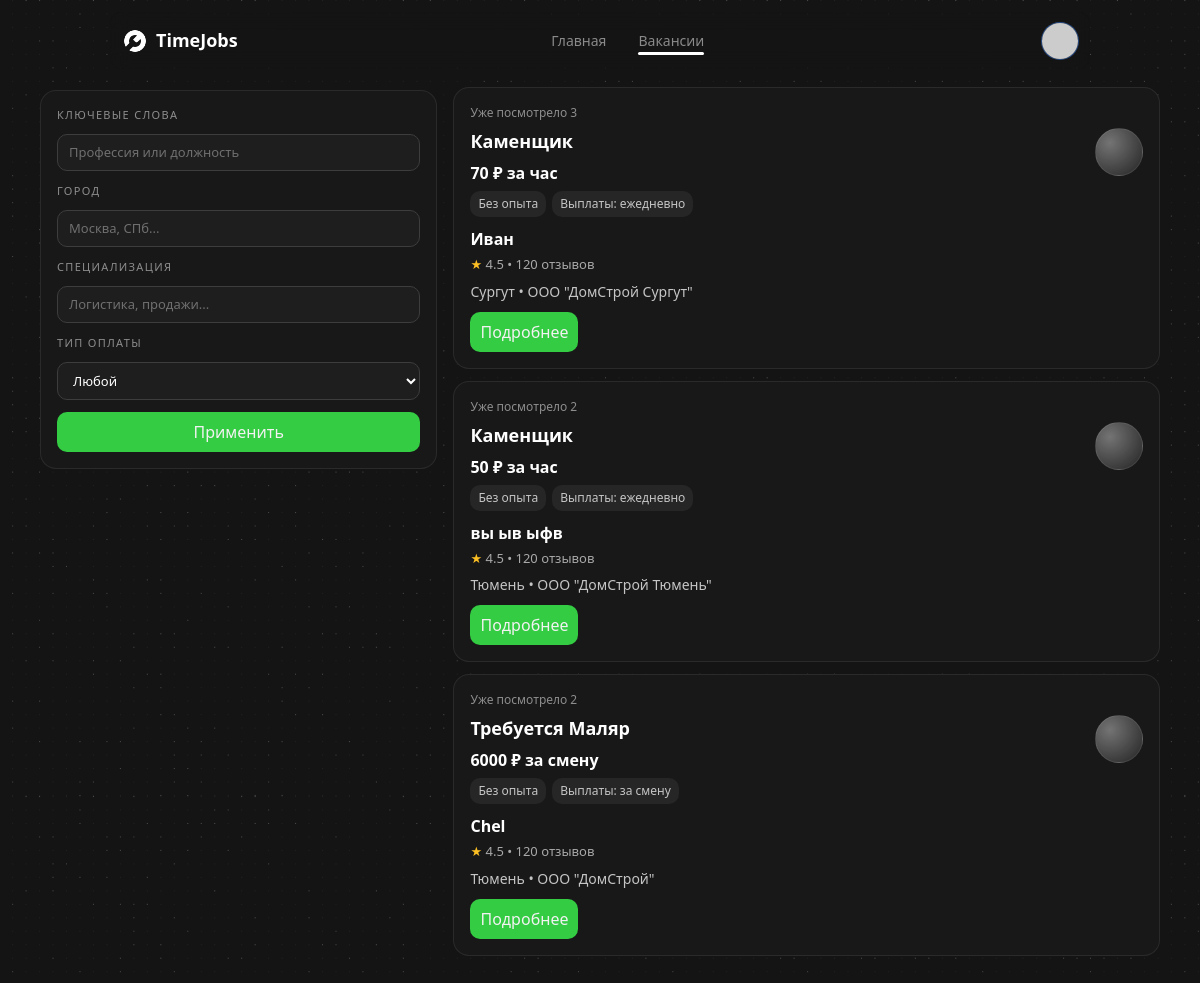
/vacancies, run on the app's committed database.
### app.py (models this page shows)
class Job(db.Model):
    id = db.Column(db.Integer, primary_key=True)
    employer_id = db.Column(db.Integer, db.ForeignKey('user.id'), nullable=False)
    title = db.Column(db.String(200), nullable=False)
    description = db.Column(db.Text)
    city = db.Column(db.String(120))
    specialization = db.Column(db.String(120))
    wage = db.Column(db.Float, default=0)
    pay_type = db.Column(db.String(20), default='shift')  # shift, hourly
    duration_days = db.Column(db.Integer, default=1)
    status = db.Column(db.String(20), default='pending')  # pending, approved, rejected
    created_at = db.Column(db.DateTime, default=datetime.datetime.utcnow)
    view_count = db.Column(db.Integer, default=0)
    experience_level = db.Column(db.String(50))
    employment_type = db.Column(db.String(50))
    tariff = db.Column(db.String(50))
    employer = db.relationship('User', backref='jobs')

class User(db.Model, UserMixin):
    id = db.Column(db.Integer, primary_key=True)
    name = db.Column(db.String(120), nullable=False)
    first_name = db.Column(db.String(120))
    last_name = db.Column(db.String(120))
    middle_name = db.Column(db.String(120))
    gender = db.Column(db.String(20))
    city = db.Column(db.String(120))
    birth_date = db.Column(db.Date)
    email = db.Column(db.String(120), unique=True, nullable=False)
    password_hash = db.Column(db.String(255), nullable=False)
    role = db.Column(db.String(20), default='worker')  # worker, employer, moderator
    phone = db.Column(db.String(50))
    education = db.Column(db.String(255))
    exp_years = db.Column(db.Integer, default=0)
    avatar_url = db.Column(db.String(255))
    deposit = db.Column(db.Float, default=0)
    rating = db.Column(db.Float, default=0)
    educations = db.relationship('WorkerEducation', backref='user', lazy=True, cascade='all, delete-orphan')
    experiences = db.relationship('WorkerExperience', backref='user', lazy=True, cascade='all, delete-orphan')
    skills = db.relationship('WorkerSkill', backref='user', lazy=True, cascade='all, delete-orphan')

### app.py (the view, shortened to what this page needs)
@app.route('/vacancies')
def vacancies():
    search = request.args.get('search', '').strip()
    city = request.args.get('city', '').strip()
    pay_type = request.args.get('pay_type', '').strip()
    specialization = request.args.get('specialization', '').strip()
    query = Job.query.filter_by(status='approved')
    if city:
        query = query.filter(Job.city.ilike(f"%{city}%"))
    if specialization:
        query = query.filter(Job.specialization.ilike(f"%{specialization}%"))
    if pay_type in ('shift', 'hourly'):
        query = query.filter_by(pay_type=pay_type)
    jobs = query.order_by(Job.created_at.desc()).all()
    return render_template('vacancies/list.html', jobs=jobs, search=search, city=city, pay_type=pay_type, specialization=specialization)

### app.py (called while the page is built, shortened)
@app.context_processor
def inject_globals():
    import urllib.parse
    from flask import request, url_for
    def default_avatar(name):
        n = urllib.parse.quote_plus(name or "U")
        return f"https://ui-avatars.com/api/?background=4CFA00&color=fff&name={n}"
    def get_active_page():
        path = request.path
        if path == url_for('index'):
            return 'index'
        if path.startswith(url_for('vacancies')):
            return 'vacancies'
    return dict(
        current_user=current_user,
        default_avatar=default_avatar,
        active_page=get_active_page()
    )

@app.before_request
def _ensure_db_initialized():
    global _db_initialized
    if not _db_initialized:
        init_db()
        _db_initialized = True

### templates/vacancies/list.html (shortened to what this page needs)
{% extends "base.html" %}
{% block content %}
<div class="vacancies-page">
    <div class="vacancies-inner">
        <div class="hh-layout">
            <aside class="hh-filters glass-card">
                <form method="get" action="{{ url_for('vacancies') }}">
                    <div class="field" style="margin-bottom: 12px;">
                        <label class="profile-label">Ключевые слова</label>
                        <input type="text" name="search" value="{{ search or '' }}" class="profile-input" placeholder="Профессия или должность">
                    </div>
                    <div class="field" style="margin-bottom: 12px;">
                        <label class="profile-label">Город</label>
                        <input type="text" name="city" value="{{ city or '' }}" class="profile-input" placeholder="Москва, СПб...">
                    </div>
                    <div class="field" style="margin-bottom: 12px;">
                        <label class="profile-label">Специализация</label>
                        <input type="text" name="specialization" value="{{ specialization or '' }}" class="profile-input" placeholder="Логистика, продажи...">
                    </div>
                    <div class="field" style="margin-bottom: 12px;">
                        <label class="profile-label">Тип оплаты</label>
                        <select name="pay_type" class="profile-input">
                            <option value="">Любой</option>
                        </select>
                    </div>
                    <button class="ra-button preset primary" style="width: 100%;">Применить</button>
                </form>
            </aside>
            <div class="hh-results">
                {% if jobs %}
                    {% for job in jobs %}
                    <div class="hh-card glass-card">
                        <div class="hh-card__meta">Уже посмотрело {{ job.view_count or 0 }}</div>
                        <div class="hh-card__header">
                            <div>
                                <h3 class="hh-card__title">{{ job.title }}</h3>
                        <div class="hh-card__salary">
                            {% if job.wage %}
                                {{ '%.0f'|format(job.wage) }} ₽ {{ 'за час' if job.pay_type == 'hourly' else 'за смену' }}
                            {% else %}
                                Оплата не указана
                            {% endif %}
                        </div>
                        <div class="hh-tags">
                            {% set exp_label = {'no_exp':'Без опыта','1_3':'От 1 до 3 лет','3_6':'От 3 до 6 лет','6_plus':'Более 6 лет'}.get(job.experience_level, 'Без опыта') %}
                            <span class="hh-tag">{{ exp_label }}</span>
                            <span class="hh-tag">Выплаты: {% if job.pay_type == 'hourly' %}ежедневно{% else %}за смену{% endif %}</span>
                        </div>
                            </div>
                            <div class="hh-logo"></div>
                        </div>
                        <div class="hh-company">
                            <div>
                                <p class="hh-company__name">{{ job.employer.name if job.employer else 'Компания' }}</p>
                                <div class="hh-rating">
                                    <span class="hh-star">★</span> 4.5 • 120 отзывов
                                </div>
                            </div>
                        </div>
                        <div class="hh-location">
                            {{ job.city or 'Локация не указана' }}{% if job.specialization %} • {{ job.specialization }}{% endif %}
                        </div>
                        <div class="hh-cta">
                            <a href="{{ url_for('vacancy_detail', job_id=job.id) }}" class="ra-button preset primary">Подробнее</a>
                        </div>
                    </div>
                    {% endfor %}
                {% else %}
                    <div class="glass-card"
                         style="padding: 20px; border-radius: 18px; color: hsl(var(--twc-grey-200)); border: 1px solid rgba(255,255,255,0.06);">
                        Вакансий не найдено. Попробуйте изменить фильтры.
                    </div>
                {% endif %}
            </div>
        </div>
    </div>
</div>
{% endblock %}

### static/css/style.css (style rules this page uses)
:root { --tj-accent: #4CFA00; }
.glass-card { background: hsl(var(--twc-grey-950) / var(--twc-grey-950-opacity, var(--tw-bg-opacity))); }
html[data-theme="dark"] body { --tw-bg-opacity: 1; background-color: hsl(var(--twc-grey-1000) / var(--tw-bg-opacity)); color: hsl(var(--twc-grey-50) / 1); }
.vacancies-page { min-height: calc(100vh - 80px); padding: 0px 16px 56px; display: flex; justify-content: center; }
.vacancies-inner { width: 100%; max-width: 1120px; }
.profile-label { display: block; margin-bottom: 4px; font-size: 11px; text-transform: uppercase; letter-spacing: 0.12em; color: hsl(var(--twc-grey-400) / 1); }
.profile-input { width: 100%; border-radius: 10px; border: 1px solid hsl(var(--twc-grey-700) / 1); background-color: hsl(var(--twc-grey-900) / 1); color: #ffffff; font-size: 13px; padding: 8px 11px; outline: none; transition: border-color 0.15s ease, box-shadow 0.15s ease, background-color 0.15s ease; }
.profile-input::placeholder { color: hsl(var(--twc-grey-500) / 1); }
.field { display: flex; flex-direction: column; gap: 6px; }
.hh-layout { display: grid; grid-template-columns: minmax(0, 0.9fr) minmax(0, 1.6fr); gap: 16px; margin-top: 14px; }
.hh-filters { border-radius: 16px; border: 1px solid rgba(255,255,255,0.08); padding: 16px; position: sticky; top: 90px; align-self: start; padding: 16px; }
.hh-results { display: flex; flex-direction: column; gap: 12px; }
.hh-card { border-radius: 16px; border: 1px solid rgba(255,255,255,0.08); padding: 16px; }
.hh-card__meta { font-size: 12px; color: hsl(var(--twc-grey-400)); margin-bottom: 6px; }
.hh-card__header { display: flex; justify-content: space-between; gap: 12px; align-items: flex-start; }
.hh-card__title { font-size: 18px; font-weight: 700; margin: 0 0 6px; color: #fff; }
.hh-card__salary { font-size: 16px; font-weight: 600; color: #fff; margin-bottom: 6px; }
.hh-tags { display: flex; gap: 6px; flex-wrap: wrap; }
.hh-tag { background: rgba(255,255,255,0.06); color: hsl(var(--twc-grey-200)); font-size: 12px; padding: 4px 8px; border-radius: 10px; }
.hh-logo { width: 48px; height: 48px; border-radius: 50%; background: radial-gradient(circle at 30% 30%, rgba(255,255,255,0.4), rgba(255,255,255,0.05)); border: 1px solid rgba(255,255,255,0.08); }
.hh-company { display: flex; justify-content: space-between; align-items: center; margin: 10px 0 6px; }
.hh-company__name { font-weight: 600; color: #fff; margin: 0 0 4px; }
.hh-rating { font-size: 13px; color: hsl(var(--twc-grey-300)); }
.hh-star { color: #fbbf24; }
.hh-location { color: hsl(var(--twc-grey-200)); font-size: 14px; margin-bottom: 10px; }
.hh-cta { display: flex; gap: 10px; flex-wrap: wrap; }

### data on the page
Job: view_count "3", title "Каменщик", wage "70", pay_type "за час", exp_label "Без опыта", shows "ежедневно", employer "Иван", city "Сургут", specialization "ООО \"ДомСтрой Сургут\""
Job: view_count "2", title "Каменщик", wage "50", pay_type "за час", exp_label "Без опыта", shows "ежедневно", employer "вы ыв ыфв", city "Тюмень", specialization "ООО \"ДомСтрой Тюмень\""
Job: view_count "2", title "Требуется Маляр", wage "6000", pay_type "за смену", exp_label "Без опыта", employer "Chel", city "Тюмень", specialization "ООО \"ДомСтрой\""
